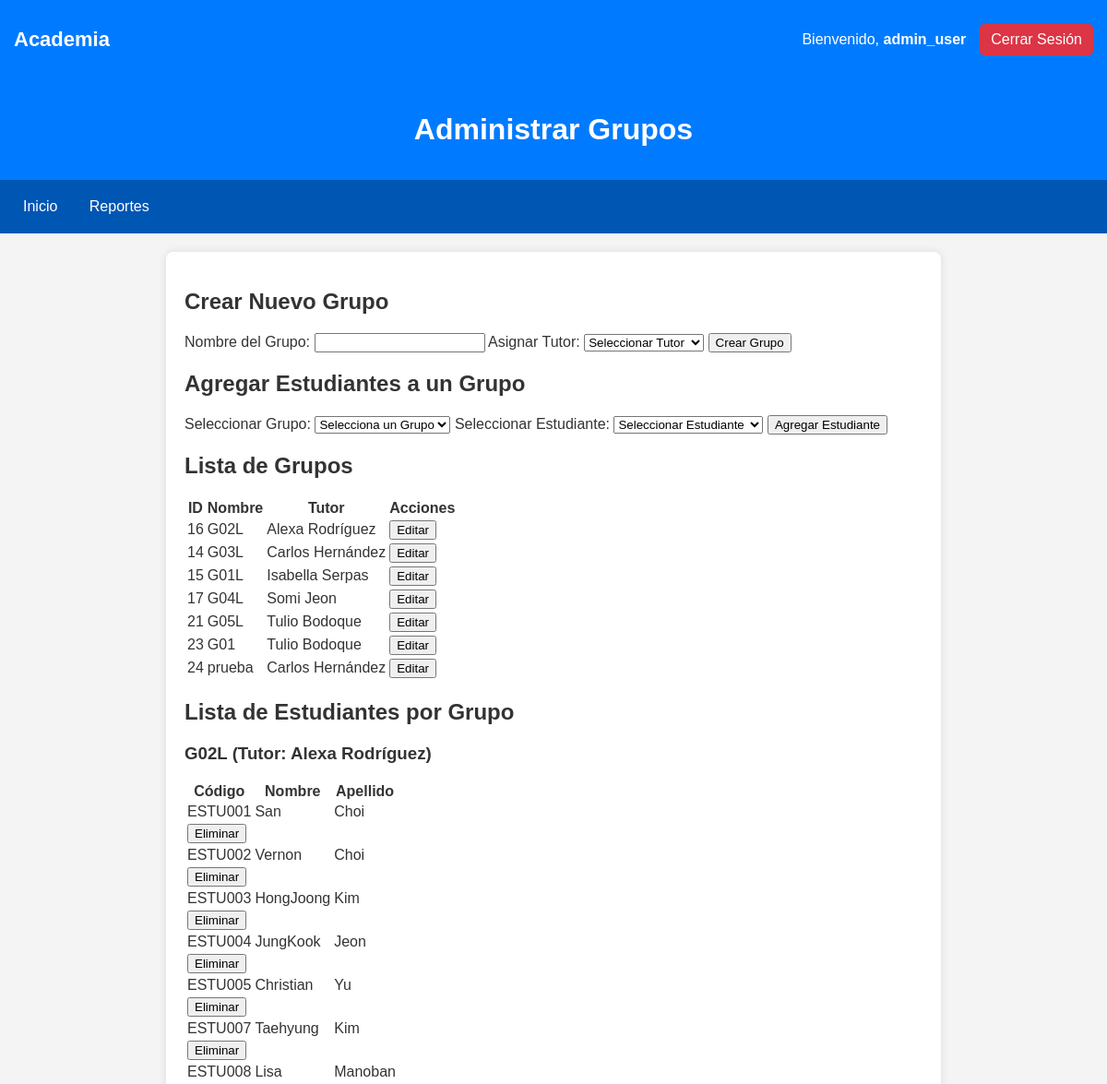
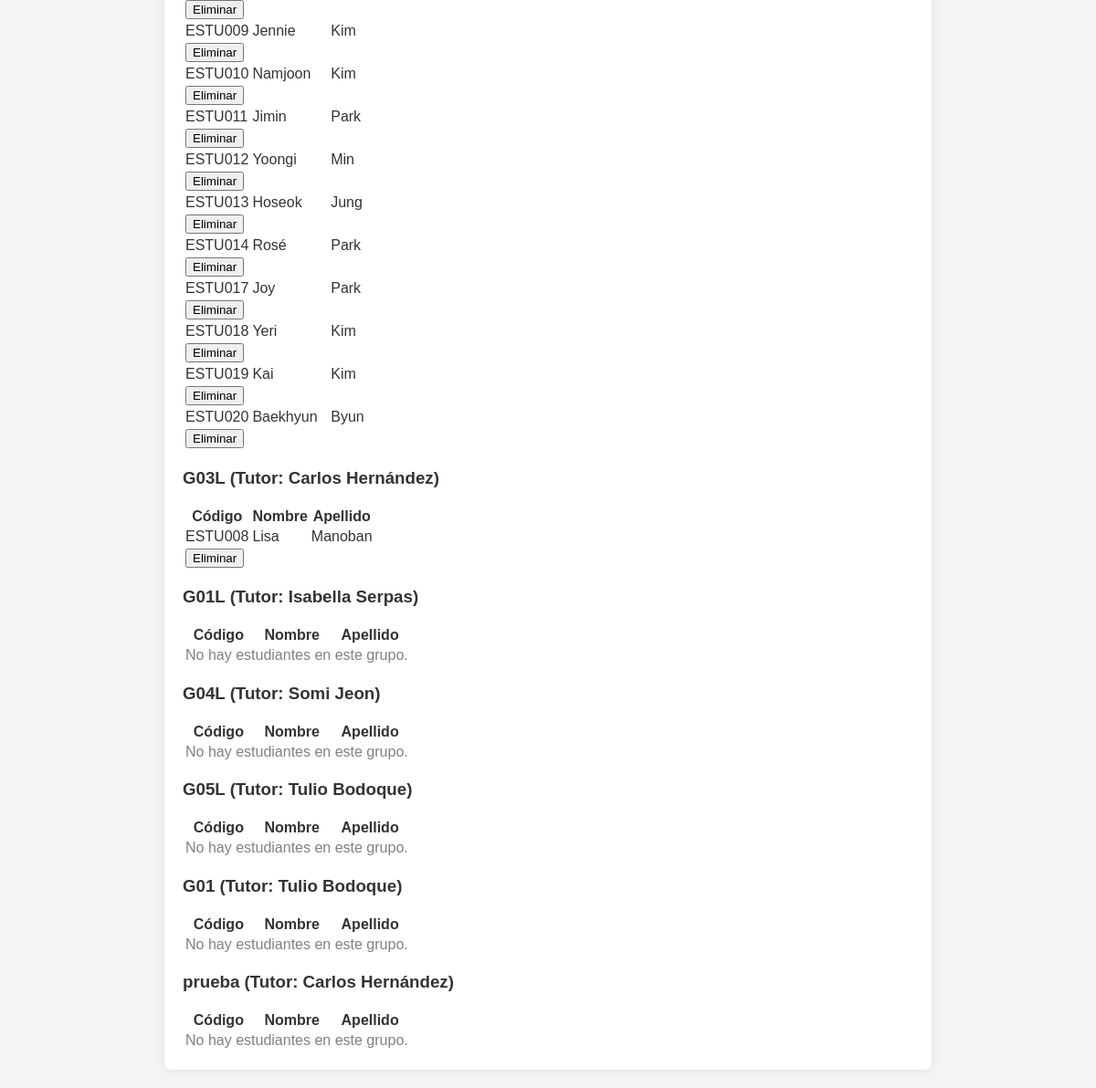
The page /desafio03DSS/views/grupos.php (signed in) on the database its author committed (2 pictures, top to bottom).
### tables this page shows
CREATE TABLE IF NOT EXISTS `grupos` (
  `id` int NOT NULL AUTO_INCREMENT,
  `nombre` varchar(50) NOT NULL,
  `codigo_tutor` varchar(10) NOT NULL,
  PRIMARY KEY (`id`),
  KEY `codigo_tutor` (`codigo_tutor`)
);

CREATE TABLE IF NOT EXISTS `tutores` (
  `codigo` varchar(10) NOT NULL,
  `nombres` varchar(50) NOT NULL,
  `apellidos` varchar(50) NOT NULL,
  `dui` varchar(10) NOT NULL,
  `email` varchar(100) NOT NULL,
  `telefono` varchar(20) DEFAULT NULL,
  `fecha_nacimiento` date NOT NULL,
  `fecha_contratacion` date NOT NULL,
  `estado` enum('contratado','despedido','renuncia') NOT NULL,
  PRIMARY KEY (`codigo`),
  UNIQUE KEY `dui` (`dui`),
  UNIQUE KEY `email` (`email`)
);

CREATE TABLE IF NOT EXISTS `grupo_estudiantes` (
  `id` int NOT NULL AUTO_INCREMENT,
  `id_grupo` int NOT NULL,
  `codigo_estudiante` varchar(12) NOT NULL,
  PRIMARY KEY (`id`),
  UNIQUE KEY `id_grupo` (`id_grupo`,`codigo_estudiante`),
  KEY `codigo_estudiante` (`codigo_estudiante`)
);

CREATE TABLE IF NOT EXISTS `estudiantes` (
  `codigo` varchar(12) NOT NULL,
  `nombres` varchar(50) NOT NULL,
  `apellidos` varchar(50) NOT NULL,
  `dui` varchar(10) NOT NULL,
  `email` varchar(100) NOT NULL,
  `telefono` varchar(20) DEFAULT NULL,
  `fecha_nacimiento` date NOT NULL,
  `fotografia` varchar(255) DEFAULT NULL,
  `estado` enum('activo','inactivo') NOT NULL,
  PRIMARY KEY (`codigo`),
  UNIQUE KEY `dui` (`dui`),
  UNIQUE KEY `email` (`email`)
);

### desafio03DSS/views/grupos.php (the view, shortened to what this page needs)
<?php
$database = new Database();
$db = $database->getConnection();
$queryGrupos = "SELECT g.id, g.nombre, t.nombres AS tutor_nombre, t.apellidos AS tutor_apellidos
                FROM grupos g
                LEFT JOIN tutores t ON g.codigo_tutor = t.codigo";
$stmtGrupos = $db->prepare($queryGrupos);
$stmtGrupos->execute();
$grupos = $stmtGrupos->fetchAll(PDO::FETCH_ASSOC);
$queryGrupoEstudiantes = "SELECT ge.id_grupo, e.codigo, e.nombres, e.apellidos
                          FROM grupo_estudiantes ge
                          JOIN estudiantes e ON ge.codigo_estudiante = e.codigo
                          ORDER BY ge.id_grupo";
$stmtGrupoEstudiantes = $db->prepare($queryGrupoEstudiantes);
$stmtGrupoEstudiantes->execute();
$grupoEstudiantes = $stmtGrupoEstudiantes->fetchAll(PDO::FETCH_ASSOC);
?>
<!DOCTYPE html>
<html lang="es">
<head>
    <link rel="stylesheet" href="../public/css/style.css">
</head>
<body>
    <?php include __DIR__ . '/layouts/header.php'; ?>
    <header>
        <h1>Administrar Grupos</h1>
    </header>
    <nav>
        <a href="dashboard.php">Inicio</a>
        <a href="../views/reporte_trimestral.php">Reportes</a>
    </nav>
    <div class="grupos-container">
        <h2>Crear Nuevo Grupo</h2>
        <form method="POST" action="grupos.php">
            <label for="nombre_grupo">Nombre del Grupo:</label>
            <input type="text" name="nombre_grupo" id="nombre_grupo" required>
            <label for="codigo_tutor">Asignar Tutor:</label>
            <select name="codigo_tutor" id="codigo_tutor" required>
                <option value="">Seleccionar Tutor</option>
            </select>
            <input type="submit" name="crear_grupo" value="Crear Grupo">
        </form>
        <h2>Agregar Estudiantes a un Grupo</h2>
        <form method="POST" action="grupos.php">
            <label for="id_grupo">Seleccionar Grupo:</label>
            <select name="id_grupo" id="id_grupo" required>
                <option value="">Selecciona un Grupo</option>
            </select>
            <label for="codigo_estudiante">Seleccionar Estudiante:</label>
            <select name="codigo_estudiante" id="codigo_estudiante" required>
                <option value="">Seleccionar Estudiante</option>
            </select>
            <input type="submit" name="agregar_estudiante" value="Agregar Estudiante">
        </form>
         <h2>Lista de Grupos</h2>
        <table>
            <tr>
                <th>ID</th>
                <th>Nombre</th>
                <th>Tutor</th>
                <th>Acciones</th>
            </tr>
            <?php foreach ($grupos as $grupo) : ?>
                <tr id="grupo-<?php echo $grupo['id']; ?>">
                    <td><?php echo htmlspecialchars($grupo['id']); ?></td>
                    <td><?php echo htmlspecialchars($grupo['nombre']); ?></td>
                    <td><?php echo htmlspecialchars($grupo['tutor_nombre'] . " " . $grupo['tutor_apellidos']); ?></td>
                    <td>
                        <button onclick="mostrarEdicion(<?php echo $grupo['id']; ?>)">Editar</button>
                    </td>
                </tr>
            <?php endforeach; ?>
        </table>
        <h2>Lista de Estudiantes por Grupo</h2>
        <?php foreach ($grupos as $grupo) : ?>
            <h3><?php echo htmlspecialchars($grupo['nombre']); ?> (Tutor: <?php echo htmlspecialchars($grupo['tutor_nombre'] . " " . $grupo['tutor_apellidos']); ?>)</h3>
            <table>
                <tr>
                    <th>Código</th>
                    <th>Nombre</th>
                    <th>Apellido</th>
                </tr>
                <?php
                $found = false;
                foreach ($grupoEstudiantes as $estudiante) :
                    if ($estudiante['id_grupo'] == $grupo['id']) :
                        $found = true;
                ?>
                        <tr>
                            <td><?php echo htmlspecialchars($estudiante['codigo']); ?></td>
                            <td><?php echo htmlspecialchars($estudiante['nombres']); ?></td>
                            <td><?php echo htmlspecialchars($estudiante['apellidos']); ?></td>
                        </tr>
                         <td>
                            <form method="POST" action="grupos.php">
                                <input type="submit" name="eliminar_estudiante" value="Eliminar" onclick="return confirm('¿Estás seguro de eliminar este estudiante?')">
                            </form>
                        </td>
                <?php endif; endforeach; ?>
                <?php if (!$found) : ?>
                    <tr><td colspan="3" style="text-align: center; color: gray;">No hay estudiantes en este grupo.</td></tr>
                <?php endif; ?>
            </table>
        <?php endforeach; ?>
    </div>
</body>
</html>

### desafio03DSS/views/layouts/header.php (shortened to what this page needs)
<?php
$usuario = $_SESSION['usuario'];
?>
<header class="header">
    <div class="header-container">
        <h1>Academia</h1>
        <div class="user-info">
            <p>Bienvenido, <strong><?php echo htmlspecialchars($usuario); ?></strong></p>
            <a href="../helpers/session.php?action=logout" class="logout-btn">Cerrar Sesión</a>
        </div>
    </div>
</header>

### desafio03DSS/public/css/style.css (style rules this page uses)
body { font-family: Arial, sans-serif; background-color: #f4f4f4; margin: 0; padding: 0; color: #333; }
header { background-color: #007bff; color: white; text-align: center; padding: 15px; }
nav { background: #0056b3; padding: 10px; }
nav a { color: white; text-decoration: none; padding: 10px 15px; display: inline-block; }
.grupos-container { max-width: 800px; margin: 20px auto; background: white; padding: 20px; border-radius: 8px; box-shadow: 0px 0px 10px rgba(0, 0, 0, 0.1); }
.header { background-color: #007bff; color: white; padding: 15px; text-align: center; }
.header-container { display: flex; justify-content: space-between; align-items: center; max-width: 1200px; margin: 0 auto; }
.header-container h1 { font-size: 22px; }
.user-info { display: flex; align-items: center; gap: 15px; }
.logout-btn { background: #dc3545; color: white; padding: 8px 12px; border-radius: 5px; text-decoration: none; }

### rows shown on the page
grupos: id "16", nombre "G02L", tutores.nombres+apellidos "Alexa Rodríguez"
grupos: id "14", nombre "G03L", tutores.nombres+apellidos "Carlos Hernández"
grupos: id "15", nombre "G01L", tutores.nombres+apellidos "Isabella Serpas", shows "No hay estudiantes en este grupo."
grupos: id "17", nombre "G04L", tutores.nombres+apellidos "Somi Jeon", shows "No hay estudiantes en este grupo."
grupos: id "21", nombre "G05L", tutores.nombres+apellidos "Tulio Bodoque", shows "No hay estudiantes en este grupo."
grupos: id "23", nombre "G01", tutores.nombres+apellidos "Tulio Bodoque", shows "No hay estudiantes en este grupo."
grupos: id "24", nombre "prueba", tutores.nombres+apellidos "Carlos Hernández", shows "No hay estudiantes en este grupo."
grupo_estudiantes: estudiantes.codigo "ESTU001", estudiantes.nombres "San", estudiantes.apellidos "Choi"
grupo_estudiantes: estudiantes.codigo "ESTU002", estudiantes.nombres "Vernon", estudiantes.apellidos "Choi"
grupo_estudiantes: estudiantes.codigo "ESTU003", estudiantes.nombres "HongJoong", estudiantes.apellidos "Kim"
grupo_estudiantes: estudiantes.codigo "ESTU004", estudiantes.nombres "JungKook", estudiantes.apellidos "Jeon"
grupo_estudiantes: estudiantes.codigo "ESTU005", estudiantes.nombres "Christian", estudiantes.apellidos "Yu"
grupo_estudiantes: estudiantes.codigo "ESTU007", estudiantes.nombres "Taehyung", estudiantes.apellidos "Kim"
grupo_estudiantes: estudiantes.codigo "ESTU008", estudiantes.nombres "Lisa", estudiantes.apellidos "Manoban"
grupo_estudiantes: estudiantes.codigo "ESTU009", estudiantes.nombres "Jennie", estudiantes.apellidos "Kim"
grupo_estudiantes: estudiantes.codigo "ESTU010", estudiantes.nombres "Namjoon", estudiantes.apellidos "Kim"
grupo_estudiantes: estudiantes.codigo "ESTU011", estudiantes.nombres "Jimin", estudiantes.apellidos "Park"
grupo_estudiantes: estudiantes.codigo "ESTU012", estudiantes.nombres "Yoongi", estudiantes.apellidos "Min"
grupo_estudiantes: estudiantes.codigo "ESTU013", estudiantes.nombres "Hoseok", estudiantes.apellidos "Jung"
grupo_estudiantes: estudiantes.codigo "ESTU014", estudiantes.nombres "Rosé", estudiantes.apellidos "Park"
grupo_estudiantes: estudiantes.codigo "ESTU017", estudiantes.nombres "Joy", estudiantes.apellidos "Park"
grupo_estudiantes: estudiantes.codigo "ESTU018", estudiantes.nombres "Yeri", estudiantes.apellidos "Kim"
grupo_estudiantes: estudiantes.codigo "ESTU019", estudiantes.nombres "Kai", estudiantes.apellidos "Kim"
grupo_estudiantes: estudiantes.codigo "ESTU020", estudiantes.nombres "Baekhyun", estudiantes.apellidos "Byun"
grupo_estudiantes: estudiantes.codigo "ESTU008", estudiantes.nombres "Lisa", estudiantes.apellidos "Manoban"

### other values the page prints
$usuario "admin_user"
